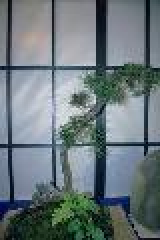
#> input picture notebook/database/train/obj_bonsai/353002.jpg, 80 x 120 px (shown 2 times larger); its folder holds 3 pictures in this run
$ python color.py
#> lines starting #> are read from the running program, lines starting #| are printed output that depends on the picture; pictures that were not available may be replaced by others from this repository, and a replacement may not be noted
### src/DB.py
# -*- coding: utf-8 -*-

#from __future__ import print_function

import pandas as pd
import os

class Database(object):

  def __init__(self, DB_dir, DB_csv):
    self._gen_csv(DB_dir, DB_csv)
    self.data = pd.read_csv(DB_csv)
    self.classes = set(self.data["cls"])
    self.db_type = DB_dir[-4:]

  def _gen_csv(self, DB_dir, DB_csv):
#> called with DB_dir = '../database/train', DB_csv = 'data_train.csv'
    if os.path.exists(DB_csv):
      return
    with open(DB_csv, 'w', encoding='UTF-8') as f:
      f.write("img,cls")
      for root, _, files in os.walk(DB_dir, topdown=False):
        #print(root)
        cls = root.split('\\')[-1]
        for name in files:
          if not name.endswith('.jpg'):
            continue
          img = os.path.join(root, name)
          f.write("\n{},{}".format(img, cls))
#> pass 2 of the loop in _gen_csv, `for root, _, files in os.walk(DB_dir, topdown=False):`:
#> pass 3 of the loop in _gen_csv, `for root, _, files in os.walk(DB_dir, topdown=False):`:
#> pass 2 of the loop `for filename in os.listdir("../database/results/obj_bonsai") :`:
#> pass 3 of the loop `for filename in os.listdir("../database/results/obj_bonsai") :`:

  def __len__(self):
    return len(self.data)

  def get_class(self):
    return self.classes

  def get_data(self):
    return self.data

  def get_db_type(self):
    return self.db_type

# [10 lines that do not run on import are left out]

### src/evaluate.py
# -*- coding: utf-8 -*-

#from __future__ import print_function

from scipy import spatial
from PIL import Image
from statistics import mode
from sklearn.utils.extmath import weighted_mode
import numpy as np
import pandas as pd
import matplotlib.pyplot as plt


class Evaluation(object):

  def make_samples(self):
    raise NotImplementedError("Needs to implemented this method")


# [115 lines left out: functions distance, AP, infer, not called in this run]


def evaluate(db, db2, sample_db_fn, depth=None, d_type='d1'):
  ''' infer the whole database

    arguments
      db          : an instance of class Database
      sample_db_fn: a function making samples, should be given if Database != None
      depth       : retrieved depth during inference, the default depth is equal to database size
      d_type      : distance type
  '''

  samples = sample_db_fn(db)
  print(len(samples))

  samples2 = sample_db_fn(db2)
  print(len(samples2))

  classes = db.get_class()
  classes.add(samples2[0]['cls'])
  print(classes)

  ret = {c: [] for c in classes}

  predict = []

  i=0
  for query in samples2:
    i+=1
    print(i)
    ap, pred = infer(query, samples=samples, depth=depth, d_type=d_type)
    #ap, _ = infer(query, samples=samples, depth=depth, d_type=d_type)
    ret[query['cls']].append(ap)
    predict.append(pred)

  return ret, predict
  #return ret

### src/color.py
# -*- coding: utf-8 -*-

#from __future__ import print_function

from evaluate import distance, evaluate
from DB import Database

from six.moves import cPickle
import numpy as np
import imageio
import itertools
import os
import shutil
import matplotlib.pyplot as plt
import matplotlib.image as mpimg

# configs for histogram
n_bin   = 12        # histogram bins
n_slice = 3         # slice image
h_type  = 'region'  # global or region
d_type  = 'd1'      # distance type

depth   = 4         # retrieved depth, set to None will count the ap for whole database

''' MMAP
     depth
      depthNone, region,bin12,slice3, distance=d1, MMAP 0.273745840034
      depth100,  region,bin12,slice3, distance=d1, MMAP 0.406007856783
      depth30,   region,bin12,slice3, distance=d1, MMAP 0.516738512679
      depth10,   region,bin12,slice3, distance=d1, MMAP 0.614047666604
      depth5,    region,bin12,slice3, distance=d1, MMAP 0.650125
      depth3,    region,bin12,slice3, distance=d1, MMAP 0.657166666667
      depth1,    region,bin12,slice3, distance=d1, MMAP 0.62

     (exps below use depth=None)

     d_type
      global,bin6,d1,MMAP 0.242345913685
      global,bin6,cosine,MMAP 0.184176505586

     n_bin
      region,bin10,slice4,d1,MMAP 0.269872790396
      region,bin12,slice4,d1,MMAP 0.271520862017

      region,bin6,slcie3,d1,MMAP 0.262819311357
      region,bin12,slice3,d1,MMAP 0.273745840034

     n_slice
      region,bin12,slice2,d1,MMAP 0.266076627332
      region,bin12,slice3,d1,MMAP 0.273745840034
      region,bin12,slice4,d1,MMAP 0.271520862017
      region,bin14,slice3,d1,MMAP 0.272386552594
      region,bin14,slice5,d1,MMAP 0.266877181379
      region,bin16,slice3,d1,MMAP 0.273716788003
      region,bin16,slice4,d1,MMAP 0.272221031804
      region,bin16,slice8,d1,MMAP 0.253823360098

     h_type
      region,bin4,slice2,d1,MMAP 0.23358615622
      global,bin4,d1,MMAP 0.229125435746
'''

# cache dir
cache_dir = 'cache'
if not os.path.exists(cache_dir):
  os.makedirs(cache_dir)


class Color(object):

  def histogram(self, input, n_bin=n_bin, type=h_type, n_slice=n_slice, normalize=True):
    ''' count img color histogram

      arguments
        input    : a path to a image or a numpy.ndarray
        n_bin    : number of bins for each channel
        type     : 'global' means count the histogram for whole image
                   'region' means count the histogram for regions in images, then concatanate all of them
        n_slice  : work when type equals to 'region', height & width will equally sliced into N slices
        normalize: normalize output histogram

      return
        type == 'global'
          a numpy array with size n_bin ** channel
        type == 'region'
          a numpy array with size n_slice * n_slice * (n_bin ** channel)
    '''
#> called with n_bin = 12, type = 'region', n_slice = 3, normalize = True
    if isinstance(input, np.ndarray):  # examinate input type
      img = input.copy()
    else:
      img = imageio.imread(input)
#> img is the input picture: shape (120, 80, 3); mean R, G, B 107.2, 119.7, 124
    height, width, channel = img.shape
#> height = 120; width = 80; channel = 3
    bins = np.linspace(0, 256, n_bin+1, endpoint=True)  # slice bins equally for each channel

    if type == 'global':
      hist = self._count_hist(img, n_bin, bins, channel)

    elif type == 'region':
      hist = np.zeros((n_slice, n_slice, n_bin ** channel))
      h_silce = np.around(np.linspace(0, height, n_slice+1, endpoint=True)).astype(int)
#> h_silce = [0, 40, 80, 120]
      w_slice = np.around(np.linspace(0, width, n_slice+1, endpoint=True)).astype(int)
#> w_slice = [0, 27, 53, 80]

      for hs in range(len(h_silce)-1):
        for ws in range(len(w_slice)-1):
          img_r = img[h_silce[hs]:h_silce[hs+1], w_slice[ws]:w_slice[ws+1]]  # slice img to regions
          hist[hs][ws] = self._count_hist(img_r, n_bin, bins, channel)
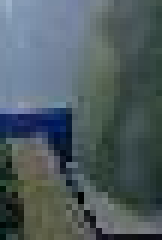
#> img_r: shape (40, 27, 3) (shown 6 times larger); mean R, G, B 79.3, 92.7, 96.7

    if normalize:
      hist /= np.sum(hist)

    return hist.flatten()


  def _count_hist(self, input, n_bin, bins, channel):
    img = input.copy()
    bins_idx = {key: idx for idx, key in enumerate(itertools.product(np.arange(n_bin), repeat=channel))}  # permutation of bins
    hist = np.zeros(n_bin ** channel)

    # cluster every pixels
    for idx in range(len(bins)-1):
      img[(input >= bins[idx]) & (input < bins[idx+1])] = idx
    # add pixels into bins
    height, width, _ = img.shape
    for h in range(height):
      for w in range(width):
        b_idx = bins_idx[tuple(img[h,w])]
        hist[b_idx] += 1

    return hist


  def make_samples(self, db, verbose=True):
    mystr = db.get_db_type()

    if h_type == 'global':
      sample_cache = "histogram_cache-{}-n_bin{}".format(h_type, n_bin, mystr)
    elif h_type == 'region':
      sample_cache = "histogram_cache-{}-n_bin{}-n_slice{}".format(h_type, n_bin, n_slice)

    try:
      samples = cPickle.load(open(os.path.join(cache_dir, sample_cache), "rb", True))
      if verbose:
        print("Using cache..., config=%s, distance=%s, depth=%s" % (sample_cache, d_type, depth))
    except:
      if verbose:
        print("Counting histogram..., config=%s, distance=%s, depth=%s" % (sample_cache, d_type, depth))
      samples = []
      data = db.get_data()
      for d in data.itertuples():
        d_img, d_cls = getattr(d, "img"), getattr(d, "cls")
        d_hist = self.histogram(d_img, type=h_type, n_bin=n_bin, n_slice=n_slice)
#> d_hist = 15552 values, max 0.0233 at index 942, min 0 at index 2, mean 6.43e-05
        samples.append({
                        'img':  d_img,
                        'cls':  d_cls,
                        'hist': d_hist
                      })
        cPickle.dump(samples, open(os.path.join(cache_dir, sample_cache), "wb", True))
#> (this line was passed over: six is not available in this run)
#> pass 2 of the loop in make_samples, `for d in data.itertuples():`:
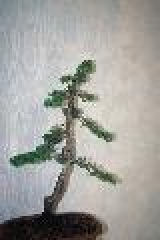
#> input picture notebook/database/train/obj_bonsai/353003.jpg, 80 x 120 px (shown 2 times larger)
#> in histogram, img is the input picture: shape (120, 80, 3); mean R, G, B 161.8, 161.3, 157
#> the loop in histogram (call 2), `for hs in range(len(h_silce)-1):` made 3 passes
#> pass 1, in _count_hist (call 12), `img = input.copy()`:
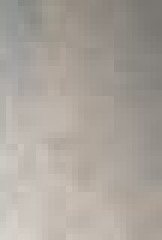
#> img: shape (40, 27, 3) (shown 6 times larger); mean of channels 0, 1, 2 170.3, 163.7, 155.9; drawn as R, G, B
#> after the loop in histogram (call 2), `for hs in range(len(h_silce)-1):`:
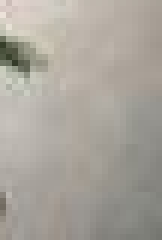
#> img_r: shape (40, 27, 3) (shown 6 times larger); mean R, G, B 168.7, 163.8, 155.5
#> d_hist = 15552 values, max 0.0436 at index 6597, min 0 at index 0, mean 6.43e-05
#> pass 3 of the loop in make_samples, `for d in data.itertuples():`:
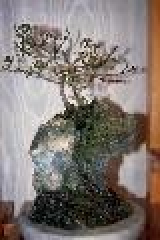
#> input picture notebook/database/train/obj_bonsai/353001.jpg, 80 x 120 px (shown 2 times larger)
#> in histogram, img is the input picture: shape (120, 80, 3); mean R, G, B 130.6, 121.5, 116.8
#> the loop in histogram (call 3), `for hs in range(len(h_silce)-1):` made 3 passes
#> pass 1, in _count_hist (call 21), `img = input.copy()`:
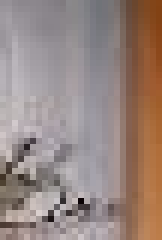
#> img: shape (40, 27, 3) (shown 6 times larger); mean of channels 0, 1, 2 152.2, 134.5, 128.5; drawn as R, G, B
#> after the loop in histogram (call 3), `for hs in range(len(h_silce)-1):`:
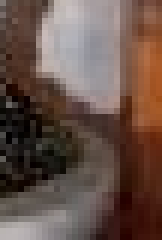
#> img_r: shape (40, 27, 3) (shown 6 times larger); mean R, G, B 102.9, 81.4, 72.7
#> d_hist = 15552 values, max 0.0418 at index 6597, min 0 at index 0, mean 6.43e-05
#> the loop made 4 passes; the first 3 are shown

    return samples


if __name__ == "__main__":
  plt.close('all')

# [7 lines of commented-out code are left out]

  DB_train_dir = '../database/train'
  DB_train_csv = 'data_train.csv'

  db = Database(DB_train_dir,DB_train_csv)
  print("DB length:",len(db))

  color = Color()

#  DB_test_dir = '../database/test'
#  DB_test_csv = 'data_test.csv'

  DB_test_dir = '../database/validation'
  DB_test_csv = 'data_validation.csv'

  db2 = Database(DB_test_dir, DB_test_csv)
  print("DB2 length:",len(db2))

# [28 lines of commented-out code are left out]

  for filename in os.listdir("../database/results/obj_bonsai") :
    os.remove("../database/results/obj_bonsai" + "/" + filename)

  for filename in os.listdir("../database/results/sc_firewrk") :
    os.remove("../database/results/sc_firewrk" + "/" + filename)

  for filename in os.listdir("../database/results/sp_ski") :
    os.remove("../database/results/sp_ski" + "/" + filename)

  for filename in os.listdir("../database/results/wl_fox") :
    os.remove("../database/results/wl_fox" + "/" + filename)

  # evaluate database

  APs, res = evaluate(db, db2, color.make_samples, depth=depth, d_type=d_type)
#> (the run stopped early here; a loop or call above may not have finished)
